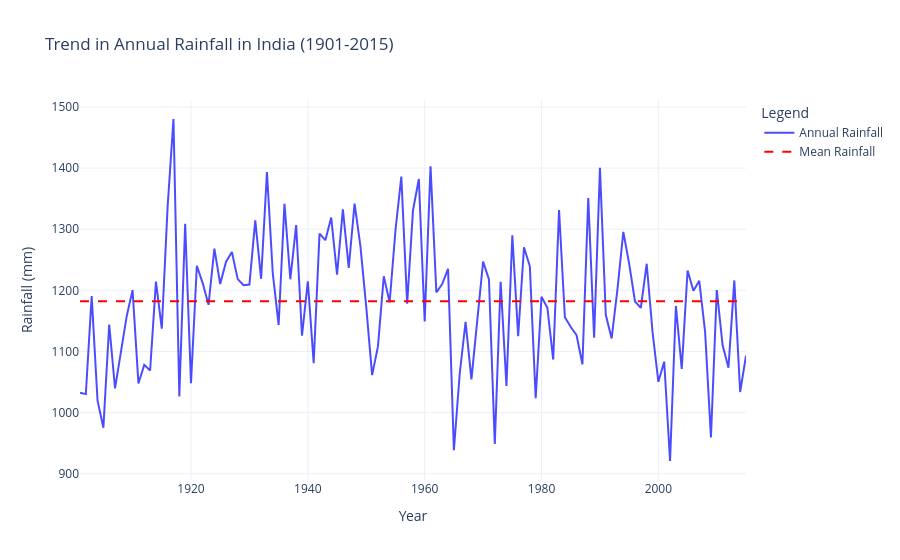
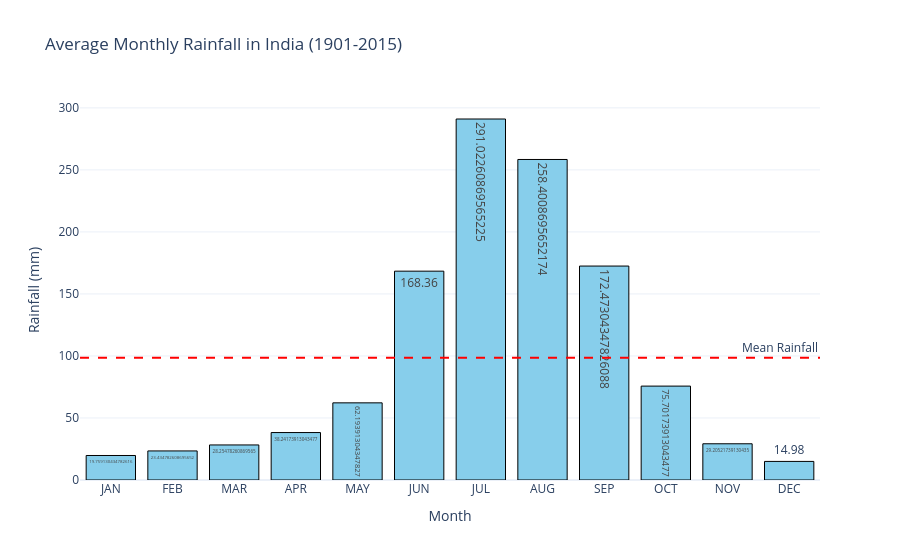
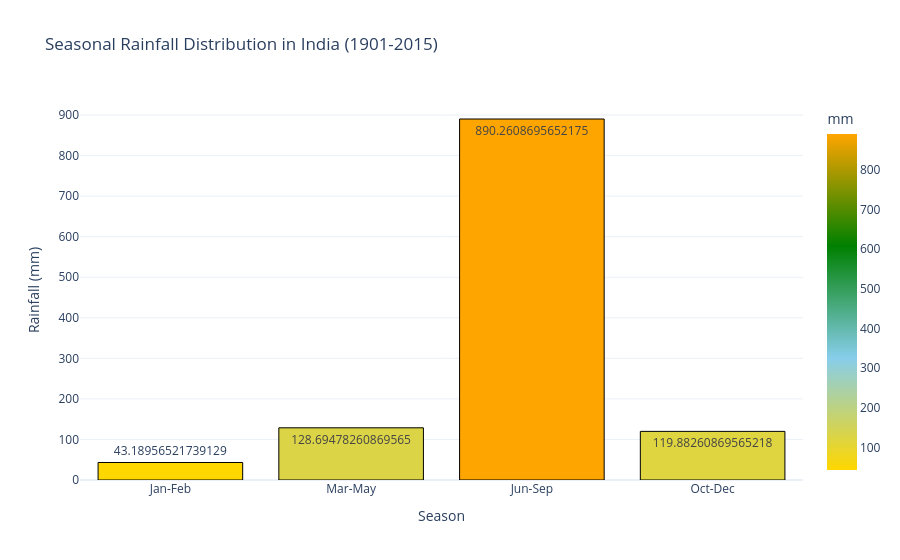

The code cell stored with these charts, in order, in its notebook:
### Markdown cell above
### visualize these plots to get started with rainfall trends in India analysis:

### Code cell
import plotly.graph_objects as go
import plotly.express as px

# analyze trends in annual rainfall over time
annual_rainfall = df[['YEAR', 'ANNUAL']]

fig_annual = go.Figure()
fig_annual.add_trace(go.Scatter(
    x=annual_rainfall['YEAR'],
    y=annual_rainfall['ANNUAL'],
    mode='lines',
    name='Annual Rainfall',
    line=dict(color='blue', width=2),
    opacity=0.7
))
fig_annual.add_trace(go.Scatter(
    x=annual_rainfall['YEAR'],
    y=[annual_rainfall['ANNUAL'].mean()] * len(annual_rainfall),
    mode='lines',
    name='Mean Rainfall',
    line=dict(color='red', dash='dash')
))
fig_annual.update_layout(
    title='Trend in Annual Rainfall in India (1901-2015)',
    xaxis_title='Year',
    yaxis_title='Rainfall (mm)',
    template='plotly_white',
    legend=dict(title="Legend"),
    height=500
)
fig_annual.show()

# identify months with the highest and lowest rainfall on average
monthly_columns = ['JAN', 'FEB', 'MAR', 'APR', 'MAY', 'JUN', 'JUL', 'AUG', 'SEP', 'OCT', 'NOV', 'DEC']
monthly_avg = df[monthly_columns].mean()

highest_rainfall_month = monthly_avg.idxmax()
lowest_rainfall_month = monthly_avg.idxmin()

fig_monthly = px.bar(
    x=monthly_avg.index,
    y=monthly_avg.values,
    labels={'x': 'Month', 'y': 'Rainfall (mm)'},
    title='Average Monthly Rainfall in India (1901-2015)',
    text=monthly_avg.values
)
fig_monthly.add_hline(
    y=monthly_avg.mean(),
    line_dash="dash",
    line_color="red",
    annotation_text="Mean Rainfall",
    annotation_position="top right"
)
fig_monthly.update_traces(marker_color='skyblue', marker_line_color='black', marker_line_width=1)
fig_monthly.update_layout(template='plotly_white', height=500)
fig_monthly.show()

# seasonal rainfall distribution
seasonal_columns = ['Jan-Feb', 'Mar-May', 'Jun-Sep', 'Oct-Dec']
seasonal_avg = df[seasonal_columns].mean()

fig_seasonal = px.bar(
    x=seasonal_avg.index,
    y=seasonal_avg.values,
    labels={'x': 'Season', 'y': 'Rainfall (mm)'},
    title='Seasonal Rainfall Distribution in India (1901-2015)',
    text=seasonal_avg.values,
    color=seasonal_avg.values,
    color_continuous_scale=['gold', 'skyblue', 'green', 'orange']
)

fig_seasonal.update_traces(marker_line_color='black', marker_line_width=1)
fig_seasonal.update_layout(
    template='plotly_white',
    height=500,
    coloraxis_colorbar=dict(title='mm')
)
fig_seasonal.update_layout(template='plotly_white', height=500)
fig_seasonal.show()

### Figure 1 — Plotly figure (JSON) as saved in the notebook; plotly's stock layout.template omitted (floating-point values rounded to 4 significant figures)
{"data": [{"line": {"color": "blue", "width": 2}, "mode": "lines", "name": "Annual Rainfall", "opacity": 0.7, "type": "scatter", "x": [1901, 1902, 1903, 1904, 1905, 1906, 1907, 1908, 1909, 1910, 1911, 1912, 1913, 1914, 1915, 1916, 1917, 1918, 1919, 1920, 1921, 1922, 1923, 1924, 1925, 1926, 1927, 1928, 1929, 1930, 1931, 1932, 1933, 1934, 1935, 1936, 1937, 1938, 1939, 1940, 1941, 1942, 1943, 1944, 1945, 1946, 1947, 1948, 1949, 1950, 1951, 1952, 1953, 1954, 1955, 1956, 1957, 1958, 1959, 1960, 1961, 1962, 1963, 1964, 1965, 1966, 1967, 1968, 1969, 1970, 1971, 1972, 1973, 1974, 1975, 1976, 1977, 1978, 1979, 1980, 1981, 1982, 1983, 1984, 1985, 1986, 1987, 1988, 1989, 1990, 1991, 1992, 1993, 1994, 1995, 1996, 1997, 1998, 1999, 2000, 2001, 2002, 2003, 2004, 2005, 2006, 2007, 2008, 2009, 2010, 2011, 2012, 2013, 2014, 2015], "y": [1032.0, 1030.0, 1190.0, 1020.0, 975.3, 1144.0, 1040.0, 1097.0, 1158.0, 1200.0, 1048.0, 1078.0, 1069.0, 1214.0, 1137.0, 1337.0, 1480.0, 1026.0, 1309.0, 1048.0, 1240.0, 1212.0, 1176.0, 1268.0, 1210.0, 1247.0, 1263.0, 1218.0, 1208.0, 1209.0, 1315.0, 1219.0, 1394.0, 1228.0, 1143.0, 1342.0, 1218.0, 1307.0, 1126.0, 1215.0, 1081.0, 1293.0, 1282.0, 1319.0, 1226.0, 1333.0, 1237.0, 1342.0, 1272.0, 1172.0, 1061.0, 1108.0, 1223.0, 1180.0, 1298.0, 1386.0, 1178.0, 1331, 1382.0, 1149, 1403, 1196.0, 1210.0, 1235.0, 938.4, 1064, 1148.0, 1054.0, 1148.0, 1247, 1218, 948.5, 1214, 1044.0, 1290.0, 1125.0, 1270.0, 1239.0, 1023.0, 1190.0, 1172.0, 1087.0, 1332.0, 1156.0, 1140, 1127.0, 1079.0, 1351, 1122.0, 1401.0, 1160.0, 1121.0, 1202.0, 1296.0, 1244.0, 1182.0, 1171.0, 1244.0, 1132, 1050.0, 1083.0, 920.8, 1174.0, 1071.0, 1232.0, 1199.0, 1216.0, 1132.0, 959.3, 1200.0, 1110.0, 1074.0, 1216.0, 1034.0, 1093.0]}, {"line": {"color": "red", "dash": "dash"}, "mode": "lines", "name": "Mean Rainfall", "type": "scatter", "x": [1901, 1902, 1903, 1904, 1905, 1906, 1907, 1908, 1909, 1910, 1911, 1912, 1913, 1914, 1915, 1916, 1917, 1918, 1919, 1920, 1921, 1922, 1923, 1924, 1925, 1926, 1927, 1928, 1929, 1930, 1931, 1932, 1933, 1934, 1935, 1936, 1937, 1938, 1939, 1940, 1941, 1942, 1943, 1944, 1945, 1946, 1947, 1948, 1949, 1950, 1951, 1952, 1953, 1954, 1955, 1956, 1957, 1958, 1959, 1960, 1961, 1962, 1963, 1964, 1965, 1966, 1967, 1968, 1969, 1970, 1971, 1972, 1973, 1974, 1975, 1976, 1977, 1978, 1979, 1980, 1981, 1982, 1983, 1984, 1985, 1986, 1987, 1988, 1989, 1990, 1991, 1992, 1993, 1994, 1995, 1996, 1997, 1998, 1999, 2000, 2001, 2002, 2003, 2004, 2005, 2006, 2007, 2008, 2009, 2010, 2011, 2012, 2013, 2014, 2015], "y": [1182.0, 1182.0, 1182.0, 1182.0, 1182.0, 1182.0, 1182.0, 1182.0, 1182.0, 1182.0, 1182.0, 1182.0, 1182.0, 1182.0, 1182.0, 1182.0, 1182.0, 1182.0, 1182.0, 1182.0, 1182.0, 1182.0, 1182.0, 1182.0, 1182.0, 1182.0, 1182.0, 1182.0, 1182.0, 1182.0, 1182.0, 1182.0, 1182.0, 1182.0, 1182.0, 1182.0, 1182.0, 1182.0, 1182.0, 1182.0, 1182.0, 1182.0, 1182.0, 1182.0, 1182.0, 1182.0, 1182.0, 1182.0, 1182.0, 1182.0, 1182.0, 1182.0, 1182.0, 1182.0, 1182.0, 1182.0, 1182.0, 1182.0, 1182.0, 1182.0, 1182.0, 1182.0, 1182.0, 1182.0, 1182.0, 1182.0, 1182.0, 1182.0, 1182.0, 1182.0, 1182.0, 1182.0, 1182.0, 1182.0, 1182.0, 1182.0, 1182.0, 1182.0, 1182.0, 1182.0, 1182.0, 1182.0, 1182.0, 1182.0, 1182.0, 1182.0, 1182.0, 1182.0, 1182.0, 1182.0, 1182.0, 1182.0, 1182.0, 1182.0, 1182.0, 1182.0, 1182.0, 1182.0, 1182.0, 1182.0, 1182.0, 1182.0, 1182.0, 1182.0, 1182.0, 1182.0, 1182.0, 1182.0, 1182.0, 1182.0, 1182.0, 1182.0, 1182.0, 1182.0, 1182.0]}], "layout": {"autosize": true, "legend": {"title": {"text": "Legend"}}, "title": {"text": "Trend in Annual Rainfall in India (1901-2015)"}, "xaxis": {"autorange": true, "range": [1901, 2015], "title": {"text": "Year"}, "type": "linear"}, "yaxis": {"autorange": true, "range": [889.7, 1511.0], "title": {"text": "Rainfall (mm)"}, "type": "linear"}}}

### Figure 2 — Plotly figure (JSON) as saved in the notebook; plotly's stock layout.template omitted (floating-point values rounded to 4 significant figures)
{"data": [{"alignmentgroup": "True", "hovertemplate": "Month=%{x}<br>Rainfall (mm)=%{y}<br>text=%{text}<extra></extra>", "legendgroup": "", "marker": {"color": "skyblue", "line": {"color": "black", "width": 1}, "pattern": {"shape": ""}}, "name": "", "offsetgroup": "", "orientation": "v", "showlegend": false, "text": [19.76, 23.43, 28.25, 38.24, 62.19, 168.4, 291.0, 258.4, 172.5, 75.7, 29.21, 14.98], "textposition": "auto", "type": "bar", "x": ["JAN", "FEB", "MAR", "APR", "MAY", "JUN", "JUL", "AUG", "SEP", "OCT", "NOV", "DEC"], "xaxis": "x", "y": [19.76, 23.43, 28.25, 38.24, 62.19, 168.4, 291.0, 258.4, 172.5, 75.7, 29.21, 14.98], "yaxis": "y"}], "layout": {"annotations": [{"showarrow": false, "text": "Mean Rainfall", "x": 1, "xanchor": "right", "xref": "x domain", "y": 98.5, "yanchor": "bottom", "yref": "y"}], "autosize": true, "barmode": "relative", "legend": {"tracegroupgap": 0}, "shapes": [{"line": {"color": "red", "dash": "dash"}, "type": "line", "x0": 0, "x1": 1, "xref": "x domain", "y0": 98.5, "y1": 98.5, "yref": "y"}], "title": {"text": "Average Monthly Rainfall in India (1901-2015)"}, "xaxis": {"anchor": "y", "autorange": true, "domain": [0, 1], "range": [-0.5, 11.5], "title": {"text": "Month"}, "type": "category"}, "yaxis": {"anchor": "x", "autorange": true, "domain": [0, 1], "range": [0, 306.3], "title": {"text": "Rainfall (mm)"}, "type": "linear"}}}

### Figure 3 — Plotly figure (JSON) as saved in the notebook; plotly's stock layout.template omitted (floating-point values rounded to 4 significant figures)
{"data": [{"alignmentgroup": "True", "hovertemplate": "Season=%{x}<br>Rainfall (mm)=%{y}<br>text=%{text}<br>color=%{marker.color}<extra></extra>", "legendgroup": "", "marker": {"color": [43.19, 128.7, 890.3, 119.9], "coloraxis": "coloraxis", "line": {"color": "black", "width": 1}, "pattern": {"shape": ""}}, "name": "", "offsetgroup": "", "orientation": "v", "showlegend": false, "text": [43.19, 128.7, 890.3, 119.9], "textposition": "auto", "type": "bar", "x": ["Jan-Feb", "Mar-May", "Jun-Sep", "Oct-Dec"], "xaxis": "x", "y": [43.19, 128.7, 890.3, 119.9], "yaxis": "y"}], "layout": {"autosize": true, "barmode": "relative", "coloraxis": {"colorbar": {"title": {"text": "mm"}}, "colorscale": [[0, "gold"], [0.3333, "skyblue"], [0.6667, "green"], [1, "orange"]]}, "legend": {"tracegroupgap": 0}, "title": {"text": "Seasonal Rainfall Distribution in India (1901-2015)"}, "xaxis": {"anchor": "y", "autorange": true, "domain": [0, 1], "range": [-0.5, 3.5], "title": {"text": "Season"}, "type": "category"}, "yaxis": {"anchor": "x", "autorange": true, "domain": [0, 1], "range": [0, 937.1], "title": {"text": "Rainfall (mm)"}, "type": "linear"}}}
